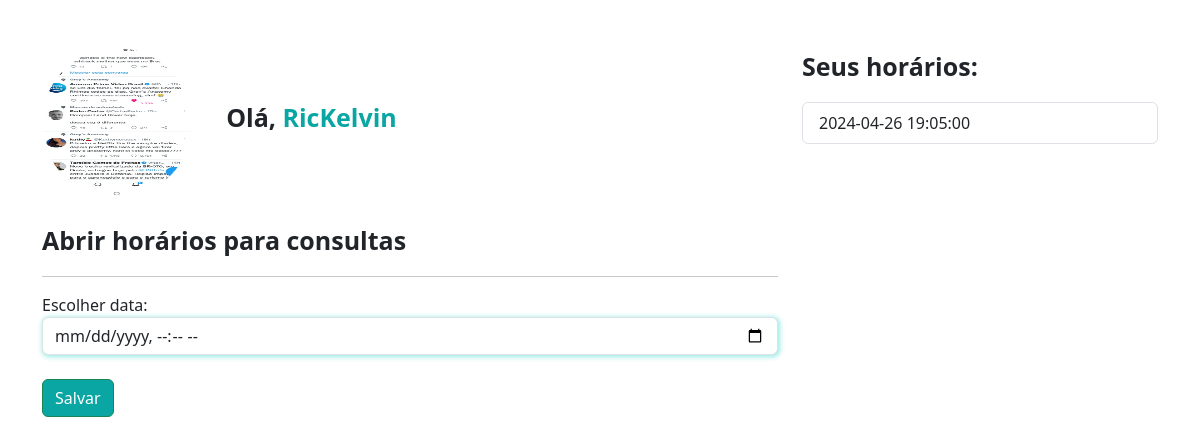
Screenshot of /doctors/schedule_opener/ (signed in) with the database file from the repository.
### doctors/models.py (models this page shows, shortened)
class DoctorsData(models.Model):
    crm = models.CharField(max_length=10)
    name = models.CharField(max_length=60)
    street = models.CharField(max_length=50)
    region = models.CharField(max_length=25)
    number = models.IntegerField()
    acode = models.CharField(max_length=11)
    registration = models.ImageField(upload_to='registration')
    medical_registration = models.ImageField(upload_to='medical_registration')
    profile_picture = models.ImageField(upload_to='profile_picture')
    description = models.TextField()
    service_price = models.FloatField(default=100)
    user = models.ForeignKey(User, on_delete=models.DO_NOTHING)
    specialty = models.ForeignKey(Specialties, on_delete=models.DO_NOTHING)

class ScheduleOpenings(models.Model):
    date = models.DateTimeField()
    user = models.ForeignKey(User, on_delete=models.DO_NOTHING)
    appointment_date = models.BooleanField(default=False)
    def __str__(self):
        return str(self.date)

### doctors/views.py (the view, shortened to what this page needs)
# urls.py: path('schedule_opener/', views.schedule_opener, name="schedule_opener"),
def schedule_opener(request):
    if not is_doctor(request.user):
        messages.add_message(request, constants.WARNING, 'Somente médicos podem abrir horarios na agenda!')
        return redirect('/users/logout/')
    if request.method == "GET":
        doc_pic = DoctorsData.objects.get(user=request.user)
        open_dates = ScheduleOpenings.objects.filter(user=request.user)
        return render(request, 'schedule_opener.html', {'doc_pic': doc_pic, 'open_dates': open_dates})

### doctors/models.py (called while the page is built)
def is_doctor(user):
    return DoctorsData.objects.filter(user=user).exists()

### doctors/templates/schedule_opener.html (shortened to what this page needs)
{% extends "base.html" %}
{% load static %}
{% block 'head' %}
    <link rel="stylesheet" href="{% static 'doctors/css/schedule_opener.css' %}">
    <link rel="stylesheet" href="{% static 'users/css/users.css' %}">
    <link rel="stylesheet" href="{% static 'doctors/css/doctors_registration.css' %}">
{% endblock 'head' %}
{% block 'body' %}
    <div class="container">
        <br><br>
        <div class="row">
            <div class="col-md-8">
                <img src="{{doc_pic.profile_picture.url}}"  class="foto-perfil" alt="">
                <label style="margin-left: 30px; font-size: 25px" class="p-bold">Olá, <span class="color-dark">{{request.user.username}}</span></label>
                <br>
                <br>
                <p style="font-size: 25px" class="p-bold">Abrir horários para consultas</p>
                <hr>
                <form action="{% url 'schedule_opener' %}" method="POST">{% csrf_token %}
                    <label for="">Escolher data:</label>
                    <input type="datetime-local" name="date" class="form-control shadow-main-color">
                    <br>
                    <input type="submit" value="Salvar" class="btn btn-success btn-dark-color">
                </form>
            </div>
            <div class="col-md-4">
                <p style="font-size: 25px" class="p-bold">Seus horários:</p>
                <ul class="list-group">
                    {% for date in open_dates %}
                        <li class="list-group-item">{{date}}</li>
                    {% endfor %}
                </ul>
            </div>
        </div>
    </div>
{% endblock 'body' %}

### templates/static/main/css/base.css (style rules this page uses)
:root { --main-color: #00CCBE; --dark-color: #09A6A3; --contrast-color: #FFD686; }
.p-bold { font-weight: bold; }
.color-dark { color: var(--dark-color); }

### templates/static/doctors/css/schedule_opener.css (style rules this page uses)
.foto-perfil { width: 150px; height: 150px; border-radius: 75px; }

### templates/static/users/css/users.css (style rules this page uses)
.btn-dark-color { background-color: var(--dark-color); color: white; }

### templates/static/doctors/css/doctors_registration.css (style rules this page uses)
.shadow-main-color { box-shadow: 1px 1px 5px 1px rgba(0, 204, 190, .4); }

### rows the page displays
DoctorsData: profile_picture (picture)
ScheduleOpenings: date "2024-04-26 19:05:00"

### other values shown
{{ request.user.username }} "RicKelvin"
